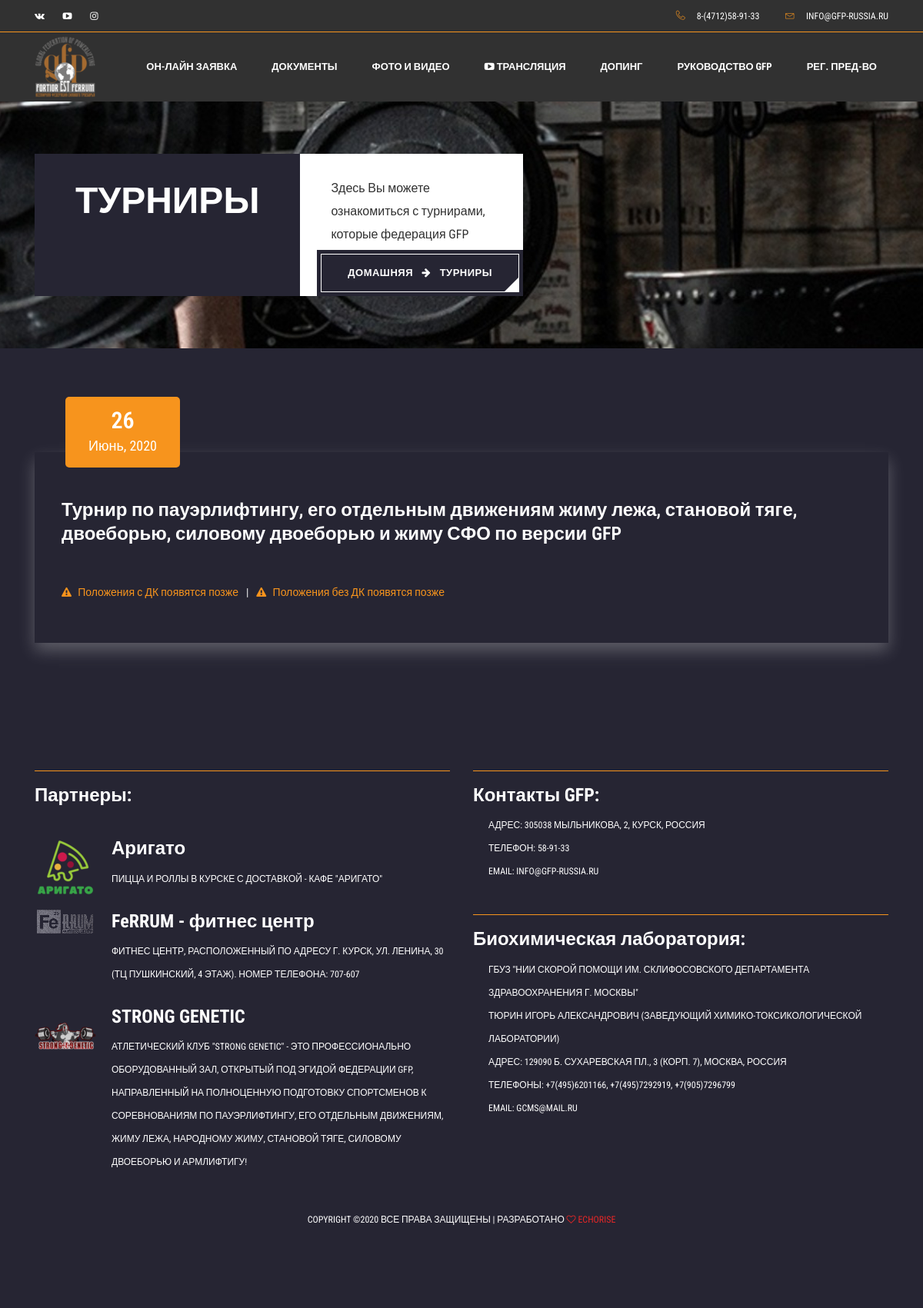
Screenshot of /tournaments/6/ with the database file from the repository.
### tournaments/models.py (models this page shows, shortened)
class Tournament(models.Model):
    name = models.TextField(max_length=512,  blank=True, null=True, default=True, verbose_name='Название турнира')
    short_name = models.CharField(max_length=64, blank=True, null=True, verbose_name='Сокращенное название турнира')
    country = models.CharField(max_length=64, null=True, blank=True, default='Россия', verbose_name='Страна')
    region = models.CharField(max_length=64, blank=True, default='Курская область', verbose_name='Регион')
    town = models.CharField(max_length=64, blank=True, default='Курск', verbose_name='Город')
    start_time = models.DateTimeField(null=True, blank=True, default=None, verbose_name='Дата начала турнира')
    end_time = models.DateTimeField(null=True, blank=True, default=None, verbose_name='Дата окончания турнира')
    status = models.ForeignKey(TournamentStatus, blank=True, default=True, on_delete=models.CASCADE,
                               verbose_name='Статус турнира')
    sponsors = models.CharField(max_length=512, null=True, blank=True, default=None, verbose_name='Спонсоры')
    description = models.TextField(max_length=512, null=True, blank=True, default=None, verbose_name='Описание турнира')
    provisions_dk = models.URLField(max_length=1024, blank=True, default=None, null=None,
                                    verbose_name='Положения на турнир с допинг-контролем')
    provisions_bezdk = models.URLField(max_length=1024, blank=True, default=None, null=None,
                                       verbose_name='Положения на турнир без допинг-контроля')
    nominations = models.URLField(max_length=1024, blank=True, default=None, null=None,
                                  verbose_name='Номинации на турнир')
    regulations = models.URLField(max_length=1024, blank=True, default=None, null=True,
                                  verbose_name='Регламент на турнир')
    results = models.URLField(max_length=1024, blank=True, default=None, null=True, verbose_name='Итоги турнира')
    photo_vk = models.URLField(max_length=1024, blank=True, default=None, null=None, verbose_name='Ссылка на альбом VK')
    video_youtube = models.URLField(max_length=1024, blank=True, default=None, null=None,
                                    verbose_name='Ссылка на видео YOUTUBE')
    is_active = models.BooleanField(default=True, verbose_name='Актуальность турнира')
    created = models.DateTimeField(default=timezone.now, verbose_name='Дата создания турнира')
    updated = models.DateTimeField(default=timezone.now, verbose_name='Дата редактирования турнира')
    @property
    def Турнир(self):
        return truncatechars(self.name, 64)
    @property
    def Описание(self):
        return truncatechars(self.description, 20)
    class Meta:
        ordering = ['-start_time']
        verbose_name = 'Турнир'
        verbose_name_plural = 'Турниры'

### tournaments/views.py (the view)
# urls.py: url(r'^tournaments/(?P<tournament_id>\w+)/$', views.tournament, name='tournament'),
def tournament(request, tournament_id):
    tournaments = Tournament.objects.get(id=tournament_id)
    all_tournaments = TournamentImage.objects.filter(is_active=True, is_main=True, tournament__is_active=True)
    new_tournaments = all_tournaments.filter(tournament__status_id=1)
    documents = Document.objects.filter(is_active=True)
    session_key = request.session.session_key
    if not session_key:
        request.session.cycle_key()
    print(request.session.session_key)
    return render(request, 'tournaments/tournament.html', locals())

### templates/tournaments/tournament.html (shortened to what this page needs)
{% extends 'base.html' %}
{% load static %}
{% block content %}
    <link rel="stylesheet" href="../../static/css/bootstrap.css" />
    <link rel="stylesheet" href="../../static/vendors/linericon/style.css" />
    <link rel="stylesheet" href="../../static/css/font-awesome.min.css" />
    <link rel="stylesheet" href="../../static/vendors/owl-carousel/owl.carousel.min.css" />
    <link rel="stylesheet" href="../../static/vendors/nice-select/css/nice-select.css" />
    <link rel="stylesheet" href="../../static/vendors/animate-css/animate.css" />
    <link rel="stylesheet" href="../../static/vendors/jquery-ui/jquery-ui.css" />
    <link rel="stylesheet" href="../../static/css/style.css" />
    <link rel="stylesheet" href="../../static/css/responsive.css" />
<section class="home_banner_area banner-area">
    <div class="banner_inner d-flex align-items-center">
        <div class="container">
            <div class="row">
                <div class="col-lg-7">
                    <div class="banner_content d-flex flex-md-row flex-column">
                        <div class="banner-left text-md-right">
                            <h1 class="text-uppercase">Турниры<br><br></h1>
                        </div>
                        <div class="banner-right position-relative">
                            <p>Здесь Вы можете ознакомиться с турнирами, которые федерация GFP провела</p>
                            <span class="main_btn mt-4 mt-md-0" href="#">
                                <a href="{% url 'home' %}" class="text-white">Домашняя</a>
                                <i class="fa fa-arrow-right mx-2"></i>
                                <a href="#" class="text-white">Турниры</a>
                            </span>
                        </div>
                    </div>
                </div>
            </div>
        </div>
    </div>
</section>
<section class="blog_area section_gap">
    <div class="container">
        <div class="row">
            <div class="col-lg-12">
                <div class="blog_left_sidebar">
                    <div class="blog_item_img">
                    <br><br>
                        <a href="#" class="text-center blog_item_date">
                            <h3>{{ tournaments.start_time|date:"j" }}</h3>
                            <p>{{ tournaments.start_time|date:"F, Y" }}</p>
                        </a>
                    </div>
                    <div class="blog_details">
                        <a class="d-inline-block">
                            {% if tournaments.name %}
                                <h2>{{ tournaments.name }}</h2>
                            {% else %}
                                <h2>Название турнира еще не подготовлено. Следите за нашими новостями!</h2>
                            {% endif %}
                        </a>
                        <ul class="blog-info-link">
                            {% if tournaments.provisions_dk %}
                                <li><a href="{{ tournaments.provisions_dk }}" target="_blank"><i class="fa fa-book"></i> Положения с допинг-контролем</a></li>
                            {% else %}
                                <li><a href="#"><i class="fa fa-warning"></i> Положения с ДК появятся позже</a></li>
                            {% endif %}
                            {% if tournaments.provisions_bezdk %}
                                <li><a href="{{ tournaments.provisions_bezdk }}" target="_blank"><i class="fa fa-book"></i> Положения без допинг-контроля</a></li>
                            {% else %}
                                <li><a href="#"><i class="fa fa-warning"></i> Положения без ДК появятся позже</a></li>
                            {% endif %}
                        </ul>
                    </div>
                </div>
            </div>
        </div>
    </div>
</section>
{% endblock %}

### rows the page displays
Tournament: start_time "26", start_time "Июнь, 2020", name "Турнир по пауэрлифтингу, его отдельным движениям жиму лежа, становой тяге, двоеборью, силовому двоеборью и жиму СФО по версии GFP"
